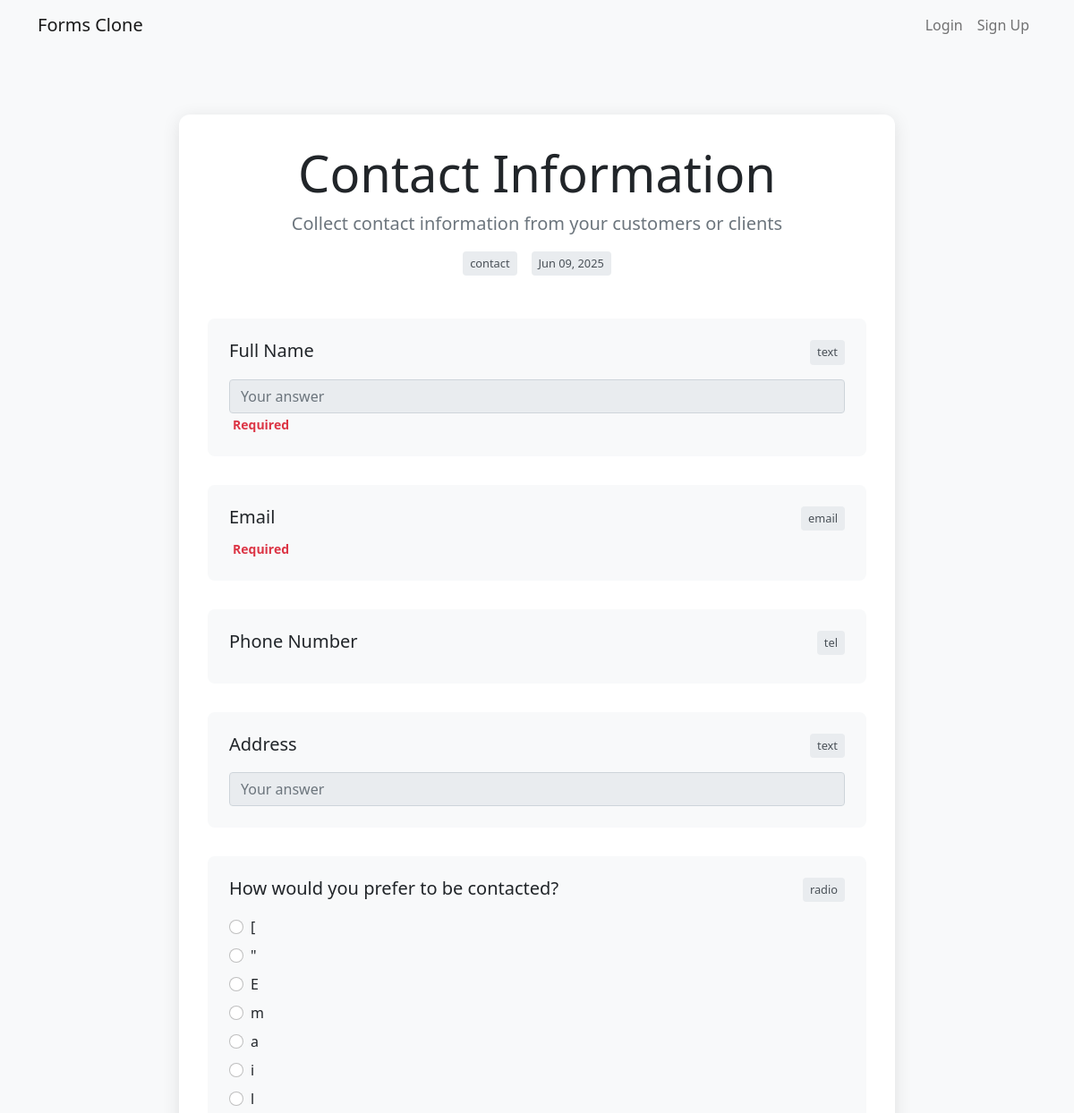
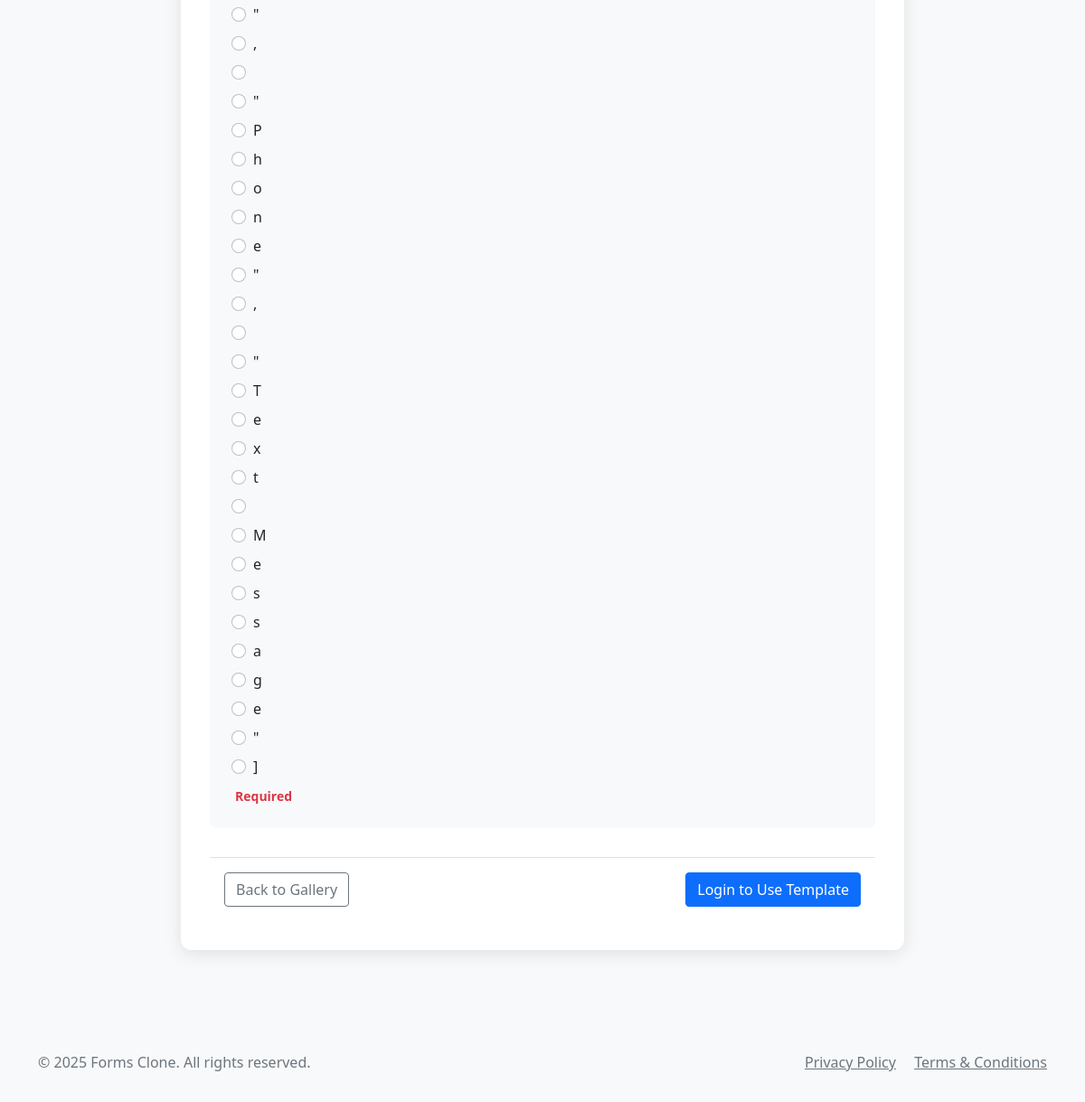
The page /template/1 on the database its author committed (2 pictures, top to bottom).
### app.py (models this page shows, shortened)
class FormTemplate(db.Model):
    id = db.Column(db.Integer, primary_key=True)
    title = db.Column(db.String(200), nullable=False)
    description = db.Column(db.Text)
    questions = db.Column(db.Text)  # JSON string of questions
    category = db.Column(db.String(50))  # e.g., 'survey', 'registration', 'feedback'
    created_at = db.Column(db.DateTime, default=datetime.utcnow)
    is_public = db.Column(db.Boolean, default=True)
    preview_image = db.Column(db.String(255), nullable=True)
    user_id = db.Column(db.Integer, db.ForeignKey('user.id'), nullable=True)
    user = db.relationship('User', backref='templates')
    template_data = db.Column(db.Text, nullable=True)  # JSON string of complete template data
    def get_questions(self):
        try:
            return json.loads(self.questions) if self.questions else []
        except:
            return []

### app.py (the view)
@app.route('/template/<int:template_id>')
def view_template(template_id):
    template = FormTemplate.query.get_or_404(template_id)
    if not template.is_public and (not current_user.is_authenticated or template.user_id != current_user.id):
        flash('You do not have permission to view this template.', 'danger')
        return redirect(url_for('template_gallery'))
    return render_template('view_template.html', template=template)

### app.py (called while the page is built)
@app.context_processor
def inject_now():
    return {'now': datetime.now()}

@app.context_processor
def inject_csrf_token():
    return {'csrf_token': lambda: 'dummy_token'}

### templates/view_template.html (shortened to what this page needs)
{% extends "base.html" %}
{% block content %}
<div class="container py-5">
    <div class="preview-container">
        <div class="text-center mb-5">
            <h1 class="display-4">{{ template.title }}</h1>
            <p class="lead text-muted">{{ template.description }}</p>
            <div class="d-flex justify-content-center gap-3">
                <span class="question-type-badge">
                     {{ template.category }}
                </span>
                <span class="question-type-badge">
                     {{ template.created_at.strftime('%b %d, %Y') }}
                </span>
            </div>
        </div>
        <div class="questions-preview">
            {% for question in template.get_questions() %}
            <div class="question-preview">
                <div class="d-flex justify-content-between align-items-start mb-2">
                    <h5 class="mb-0">{{ question.question_text }}</h5>
                    <span class="question-type-badge">
                        {{ question.question_type }}
                    </span>
                </div>
                {% if question.question_type in ['radio', 'checkbox', 'multiple_choice'] %}
                <div class="mt-3">
                    {% for option in question.options %}
                    <div class="form-check">
                        <input class="form-check-input" type="{{ 'checkbox' if question.question_type == 'checkbox' else 'radio' }}"
                               name="preview_{{ loop.index }}" id="preview_{{ loop.index }}_{{ loop.index0 }}">
                        <label class="form-check-label" for="preview_{{ loop.index }}_{{ loop.index0 }}">
                            {{ option }}
                        </label>
                    </div>
                    {% endfor %}
                </div>
                {% elif question.question_type == 'text' %}
                <div class="mt-3">
                    <input type="text" class="form-control" placeholder="Your answer" disabled>
                </div>
                {% endif %}
                {% if question.required %}
                <small class="text-danger mt-2">
                     Required
                </small>
                {% endif %}
            </div>
            {% endfor %}
        </div>
        <div class="preview-actions">
            <div class="d-flex justify-content-between align-items-center">
                <a href="{{ url_for('template_gallery') }}" class="btn btn-outline-secondary">
                     Back to Gallery
                </a>
                {% if current_user.is_authenticated %}
                <a href="{{ url_for('use_template', template_id=template.id) }}" class="btn btn-primary">
                    Use This Template
                </a>
                {% else %}
                <a href="{{ url_for('login') }}" class="btn btn-primary">
                    Login to Use Template
                </a>
                {% endif %}
            </div>
        </div>
    </div>
</div>
{% endblock %}

### static/css/style.css (style rules this page uses)
body { background-color: #f8f9fa; }
.form-check { margin-bottom: 0.5rem; }
.text-danger { font-weight: bold; margin-left: 0.25rem; }

### templates/view_template.html (style rules this page uses)
.preview-container { max-width: 800px; margin: 0 auto; background: white; border-radius: 12px; box-shadow: 0 4px 20px rgba(0,0,0,0.1); padding: 2rem; }
.question-preview { margin-bottom: 2rem; padding: 1.5rem; border-radius: 8px; background: #f8f9fa; transition: transform 0.3s ease; }
.question-type-badge { font-size: 0.8rem; padding: 4px 8px; border-radius: 4px; background: #e9ecef; color: #495057; }
.preview-actions { position: sticky; bottom: 0; background: white; padding: 1rem; border-top: 1px solid #dee2e6; margin-top: 2rem; }

### rows shown on the page
FormTemplate: title "Contact Information", description "Collect contact information from your customers or clients", category "contact", created_at "Jun 09, 2025"

### other values the page prints
{{ question.question_text }} "Full Name" "Email" "Phone Number" "Address" "How would you prefer to be contacted?"
{{ question.question_type }} "text" "email" "tel" "text" "radio"
{{ option }} "[" "\"" "E" "m" "a" "i" "l" "\"" "," "\"" "P" "h" "o" "n" "e" "\"" "," "\"" "T" "e" "x" "t" "M" "e" "s" "s" "a" "g" "e" "\"" "]"
{{ moment().format('YYYY') }} "2025"
